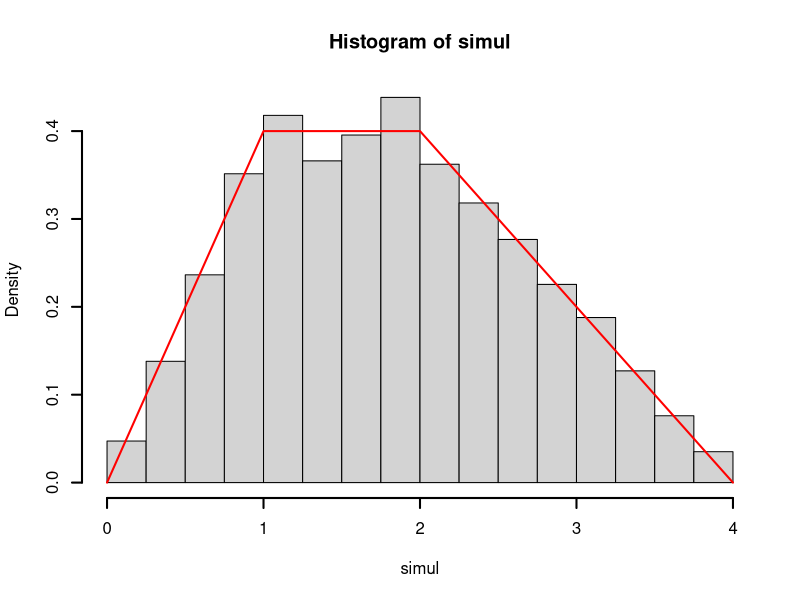
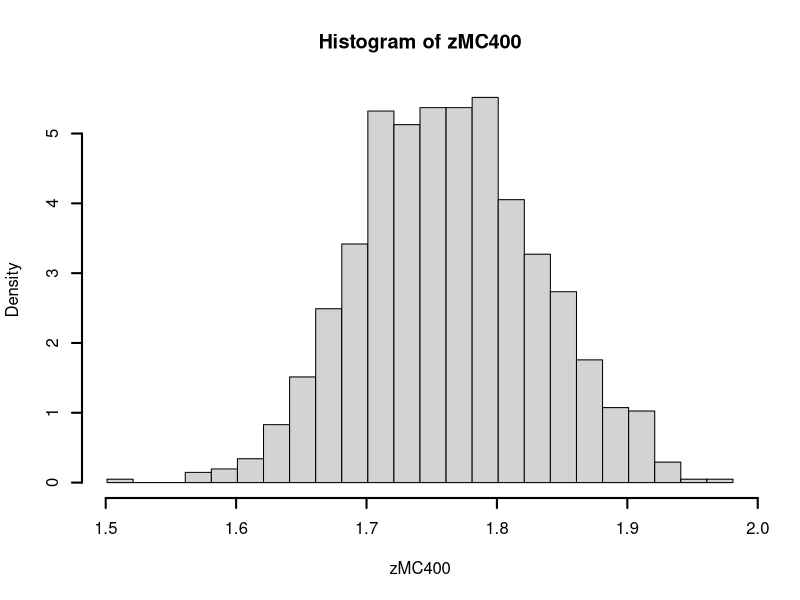
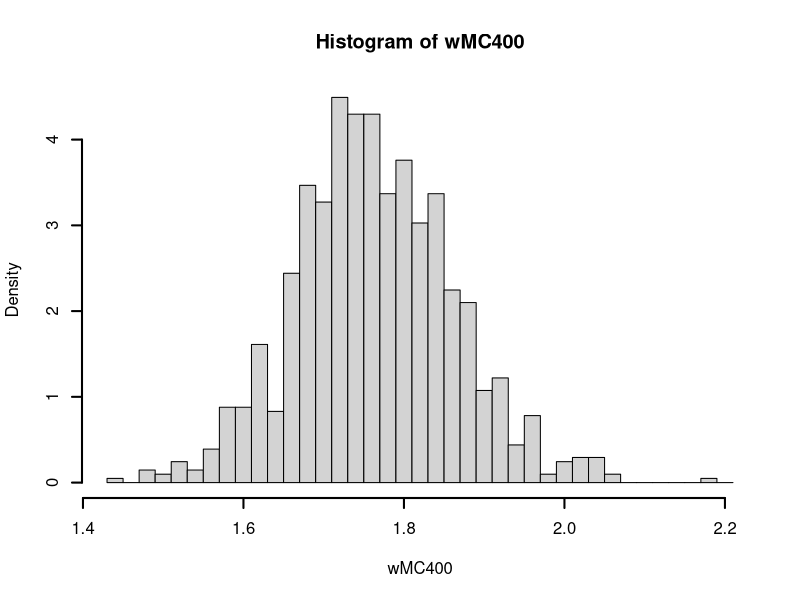
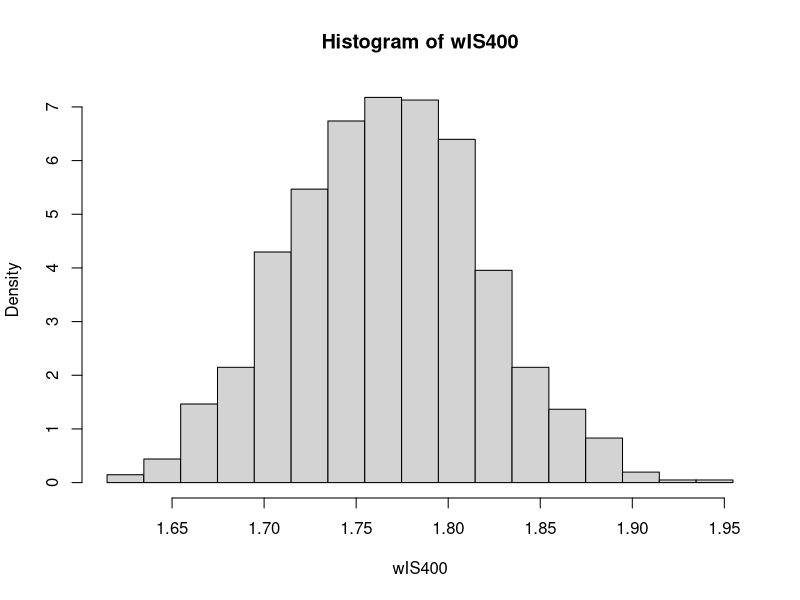

R code for these plots, in order:
## ---- chunk 1
knitr::opts_chunk$set(echo = FALSE, comment=NA, fig.width = 6, fig.height = 3, fig.align = "center")
## ---- chunk 2
target = function(x) {
  ifelse(0 <= x & x < 1, 2*x/5,
         ifelse(1 <= x & x < 2, 2/5, 
                ifelse(2 <= x & x < 4, 4/5 - x/5, 0)
                )
         )
}

proposal = function(x) { 0.25; }

rejCont = function(trials) {
  supremum = 8/5
    results <- c()
  for (i in 1:trials){
      u<-runif(1)
      y<-runif(1, 0, 4)
      if (u <= target(y) / (supremum * proposal(y)) ) {
          results = c(results, y)
      }
    }
  results; 
}

trials = 10000
simul = rejCont(trials)
hist(simul, breaks=seq(0, 4, .25), prob=T, lwd=2)

x = seq(0, 4, 0.01)
y = target(x)
lines(x, y, col="red", lwd=2)


## ---- chunk 3
mean(simul)
## ---- chunk 4
sd(simul)^2
## ---- chunk 5
sd(simul)
## ---- chunk 6
length(simul)/10000
## ---- chunk 7
phi = function(x) {
  4*exp(-(x-2)^2)
}

zMC = function(sam, rep) {
  obs = numeric(rep)
  for (i in 0:rep) {
    obs[i] = sum(phi(runif(sam, 0, 4)))/sam
  }
  obs
}

zMC400 = zMC(400, 1024)
hist(zMC400, breaks=seq(min(zMC400), max(zMC400+0.02), .02), prob=T, lwd=2)
## ---- chunk 8
mean(zMC400)
## ---- chunk 9
sd(zMC400)
## ---- chunk 10
I = 1.76416
zMC400 = zMC(400, 10000)
length(zMC400[0.01 >= abs(I - zMC400)])/10000
## ---- chunk 11
zMC_better = zMC(80000, 1024)
mean(zMC_better)
## ---- chunk 12
length(zMC_better[0.01 >= abs(I - zMC_better)])/1024
## ---- chunk 13
pt(-1.632, 399)
## ---- chunk 14
wMC = function(sam, rep) {
  obs = numeric(rep)
  for (i in 0:rep) {
    u = runif(sam, 0, 4)
    v = runif(sam, 0, 1)
    obs[i] = 4*length(v[v <= exp(-(u-2)^2)])/sam
  }
  obs
}

wMC400 = wMC(400, 1024)
hist(wMC400, breaks=seq(min(wMC400), max(wMC400+0.02), .02), prob=T, lwd=2)
## ---- chunk 15
mean(wMC400)
## ---- chunk 16
sd(wMC400)
## ---- chunk 17
length(wMC400[0.01 >= abs(I - wMC400)])/1024
## ---- chunk 18
gpdf <- function(x) { # define p.d.f. g(.) #
  ifelse((x >= 0 & x < 1), 1/5,
    ifelse((x >= 1 & x < 3), 3/10,
      ifelse((x >= 3 & x <= 4), 1/5, 0
      )
    )
  )
}

Ginv <- function(y) { # define c.d.f. inverse G^(-1)(.) #
    ifelse((y >= 0 & y < 1/5), 5*y,
      ifelse((y >= 1/5 & y < 4/5), 10*(y - 1/5)/3 + 1,
        ifelse((y >= 4/5 & y <= 1), 5*(y - 4/5) + 3, 0
        )
      )
  )
}

cdfInv <- function(n) { # CDF inversion sampling #
  U <- runif(n);
  Ginv(U);
}

clt <- function(sam, rep){
  obs <- NULL;
  for (i in 1:rep){
    y <- cdfInv(sam);
    psi <- exp(-(y-2)^2) / gpdf(y);
    psibar <- mean(psi);
    obs <- c(obs, psibar);
  }
  obs;
}

wIS400 = clt(400, 1024)
hist(wIS400, breaks=seq(min(wIS400), max(wIS400)+0.02, 0.02), prob=T)
## ---- chunk 19
mean(wIS400)
## ---- chunk 20
sd(wIS400)
